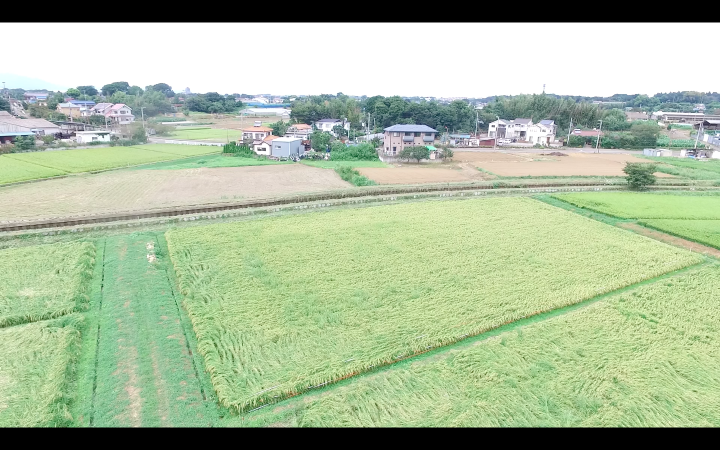
#> input picture sources/hata2.png, 1440 x 900 px (shown at 1/2 size)
$ python yugami.py
#> lines starting #> are read from the running program, lines starting #| are printed output that depends on the picture; after the words box and inside, x2 and y2 are one past the last pixel; in counts of white or black regions, pixels touching at a corner belong together
import cv2
import numpy as np
import matplotlib.pyplot as plt

def yugami():
    # 画像を読み込む
    img = cv2.imread('./sources/hata2.png')
#> img is the input picture: shape (900, 1440, 3); mean B, G, R 157.4, 187.8, 170.4

    # 画像の横と縦の長さを切り出す
    rows,cols,ch = img.shape
#> rows = 900; cols = 1440; ch = 3

    # 画像の座標上から4角を切り出す
    pts1 = np.float32([[320,236],[1104,402],[12,332],[1053,640]])
    pts2 = np.float32([[0,0],[1250,0],[0,500],[1250,500]])

    # 透視変換の行列を求める
    M = cv2.getPerspectiveTransform(pts1,pts2)

    # 変換行列を用いて画像の透視変換
    rst = cv2.warpPerspective(img,M,(1250,500))
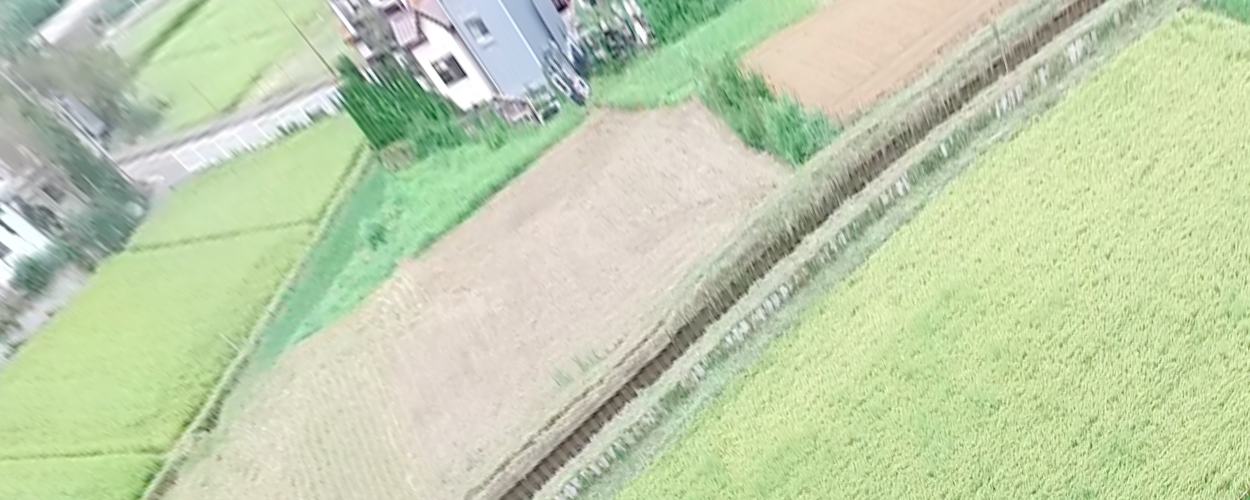
#> rst: shape (500, 1250, 3); mean B, G, R 173, 207.9, 193.6
    # 透視変換後の画像を保存
    cv2.imwrite('./sources/yugami.png',rst)


def extract_color (src,h_th_low,h_th_up,s_th,v_th):
    # HSV変換
#> called with h_th_low = 0, h_th_up = 178, s_th = 50, v_th = 0
    hsv = cv2.cvtColor(src, cv2.COLOR_BGR2HSV)
#> hsv: shape (500, 1250, 3); mean H, S, V 44.1, 47.4, 210.2
    h,s,v = cv2.split(hsv)
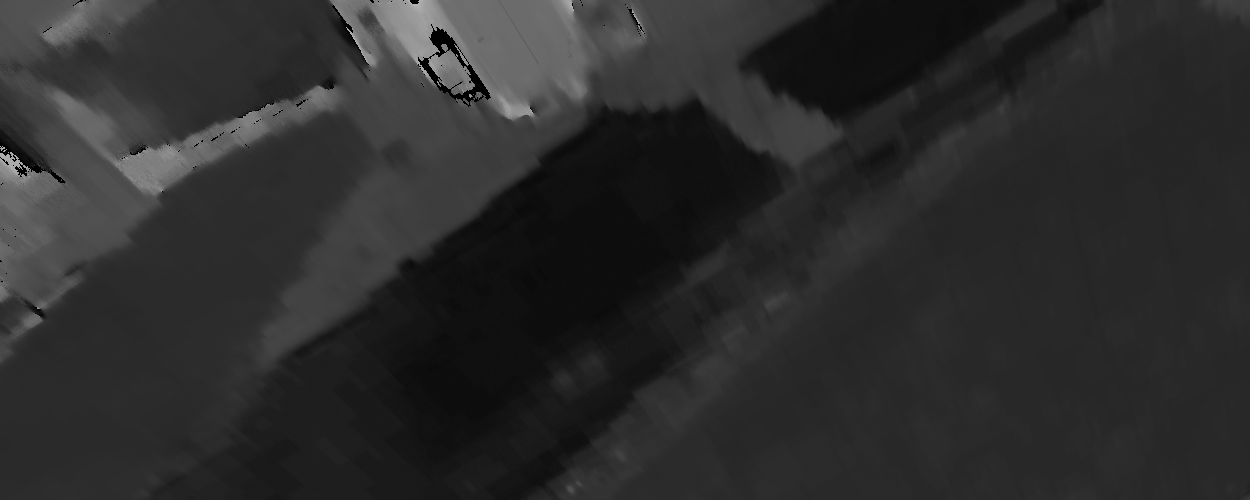
#> h: shape (500, 1250); min 0, max 179, mean 44.1
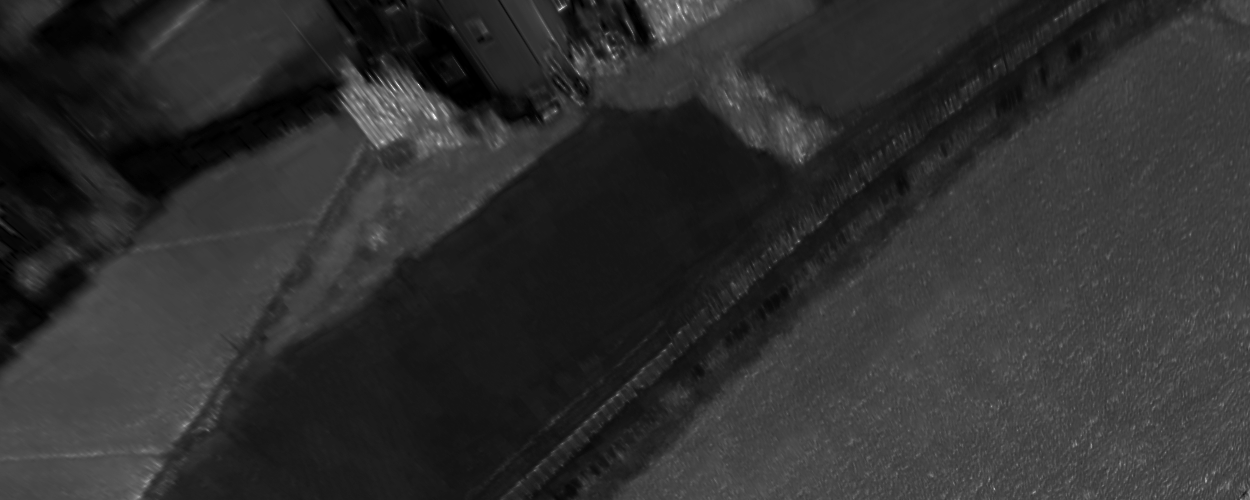
#> s: shape (500, 1250); min 0, max 252, mean 47.4
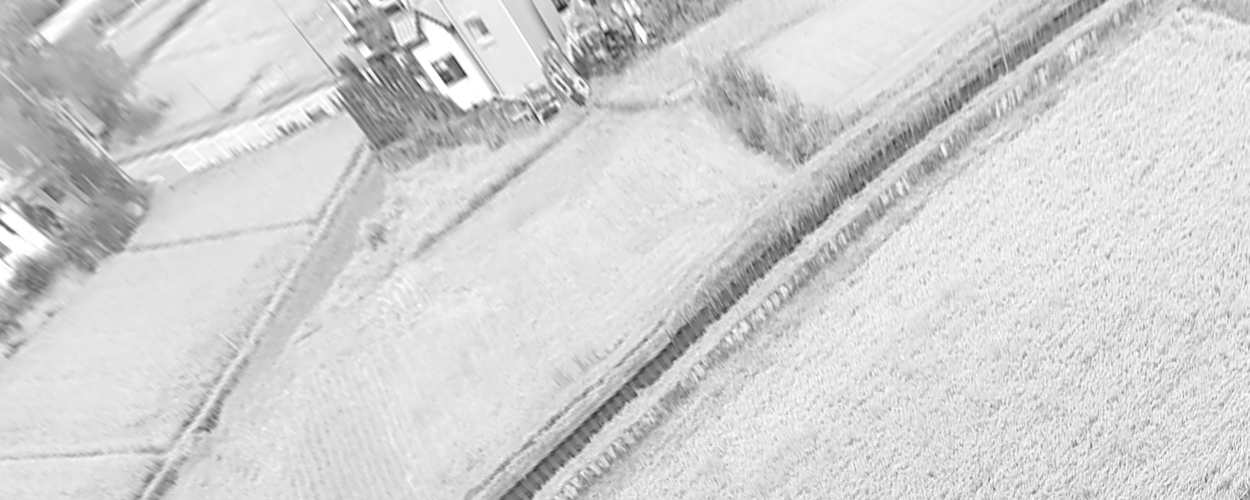
#> v: shape (500, 1250); min 27, max 255, mean 210.2


    # 色相の赤における0°と360°を調整
    if h_th_low > h_th_up:
        ret,h_dst_1 = cv2.threshold(h,h_th_low,255,cv2.THRESH_BINARY)
        ret,h_dst_2 = cv2.threshold(h,h_th_up,255,cv2.THRESH_BINARY_INV)

        # BINARYとBINARY_INVのどちらかをとる
        dst = cv2.bitwise_or(h_dst_1,h_dst_2)

    else:
        # 赤以外はそのまま適用する
        ret,dst = cv2.threshold(h,h_th_low,255,cv2.THRESH_TOZERO)
#> ret = 0
        ret,dst = cv2.threshold(dst,h_th_up,255,cv2.THRESH_TOZERO_INV)
#> ret = 178

        ret,dst = cv2.threshold(dst,0,255,cv2.THRESH_BINARY)
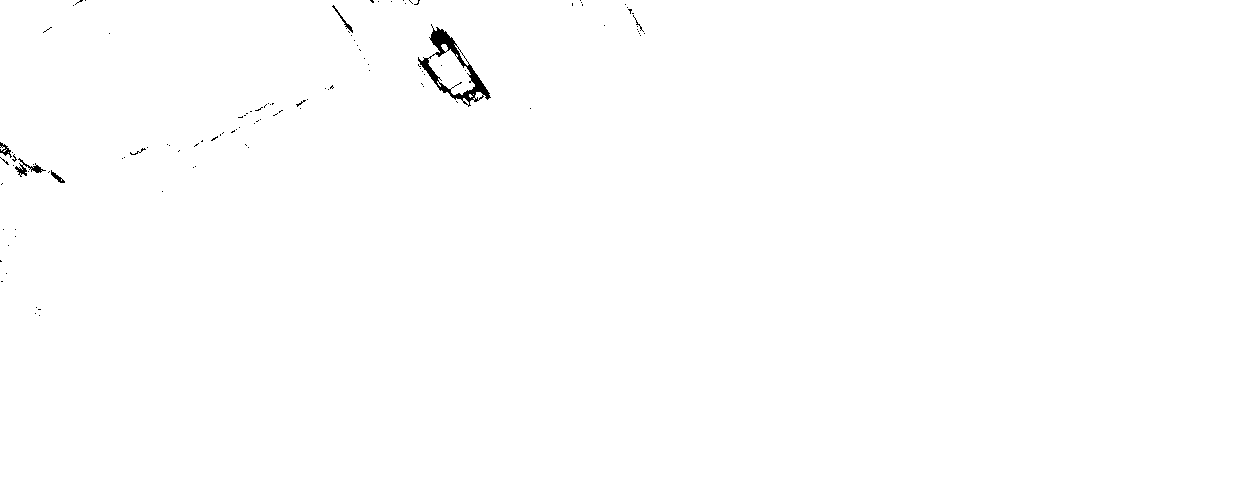
#> dst: shape (500, 1250); 99.7% white; 110 black regions (103 under 20 px), largest, box (x1, y1, x2, y2) and area: (418, 24, 491, 107) 1274, (15, 158, 46, 177) 171, (0, 142, 12, 158) 77

        # S(明度)とV(彩度)についても同様の場合分けを行う
        ret, s_dst = cv2.threshold(s, s_th, 255, cv2.THRESH_BINARY)
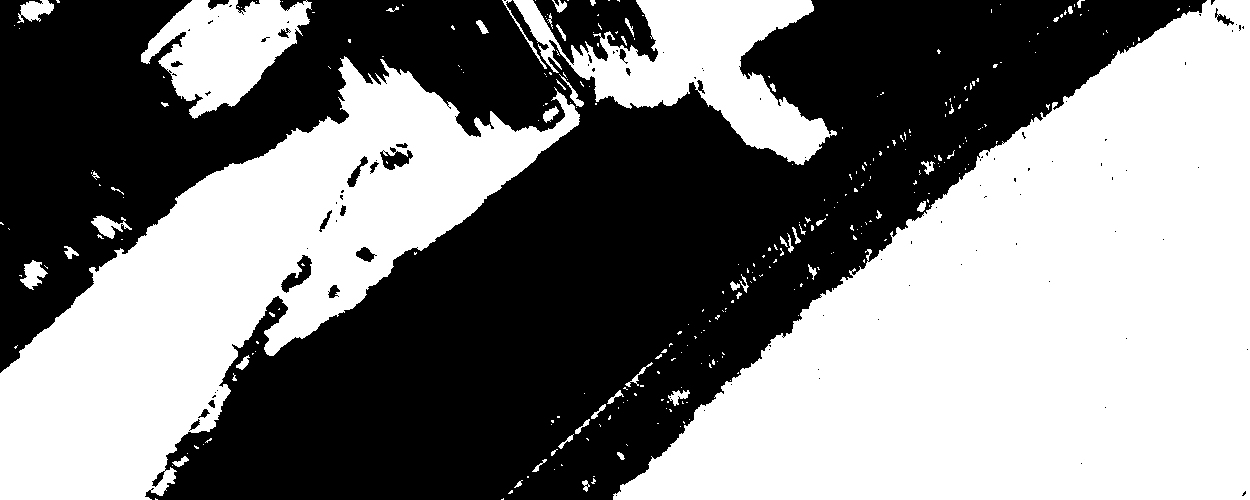
#> s_dst: shape (500, 1250); 50.6% white; 102 black regions (81 under 20 px), largest, box (x1, y1, x2, y2) and area: (0, 0, 1207, 500) 301483, (533, 0, 658, 65) 4733, (281, 255, 312, 293) 473
#> ret = 50
        ret, v_dst = cv2.threshold(v, v_th, 255, cv2.THRESH_BINARY)
#> v_dst: shape (500, 1250); every value is 255
#> ret = 0

        dst = cv2.bitwise_and(dst, s_dst)
        dst = cv2.bitwise_and(dst, v_dst)

        return dst


if __name__ == '__main__':
    # yugamiメソッド実行
    yugami()

    # 生成された画像を読み込み
    right_image = cv2.imread('./sources/yugami.png')

    # 緑色だけを抽出
    green_image = extract_color(right_image,0,178,50,0)

    # 緑色を抽出後の画像を読み込み
    m = cv2.countNonZero(green_image)
#> m = 316253
    h, w = green_image.shape
#> h = 500; w = 1250

    # 画像の面積と緑色の割合を計算
    per = round(100*float(m)/(w * h),1)
#> per = 50.6

    # 計算結果を表示
    print("Moment[px]:",m)
#| Moment[px]: 316253
    print("Percent[%]:", per)
#| Percent[%]: 50.6

    # 最終的な画像を表示、保存
    cv2.imshow("Mask",green_image)
    cv2.imwrite('./sources/agri.png',green_image)
    cv2.waitKey(0)

    # 全てのウィンドウを閉じる
    cv2.destroyAllWindows()

$ run again, with sources/hata.png copied over sources/hata2.png
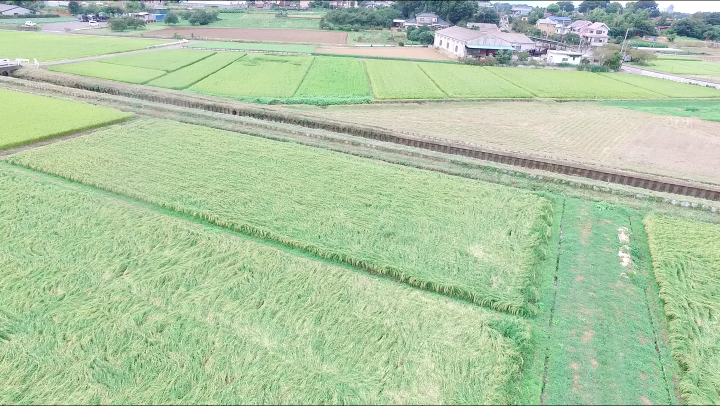
#> input picture sources/hata.png, 1440 x 812 px (shown at 1/2 size)
#> in yugami, img is the input picture: shape (812, 1440, 3); mean B, G, R 163.6, 199.1, 174.7
#> hsv: shape (500, 1250, 3); mean H, S, V 48.6, 58, 208.1
#> in extract_color, `h,s,v = cv2.split(hsv)`:
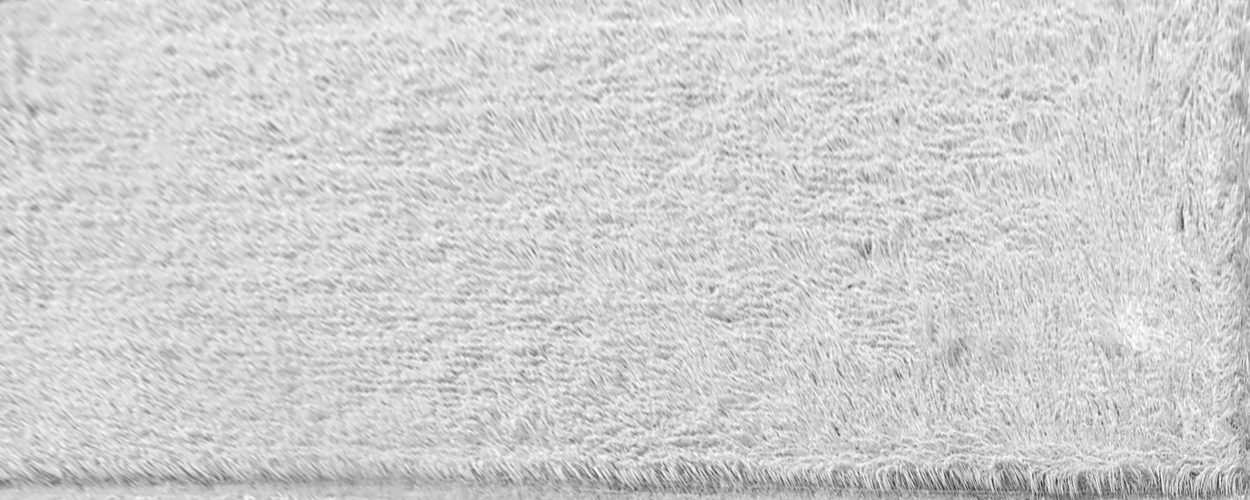
#> v: shape (500, 1250); min 35, max 255, mean 208.1
#> in extract_color, `ret,dst = cv2.threshold(h,h_th_low,255,cv2.THRESH_TOZERO)`: ret = 0
#> in extract_color, `ret,dst = cv2.threshold(dst,h_th_up,255,cv2.THRESH_TOZERO_INV)`: ret = 178
#> dst: shape (500, 1250); every value is 255
#> in extract_color, `ret, s_dst = cv2.threshold(s, s_th, 255, cv2.THRESH_BINARY)`:
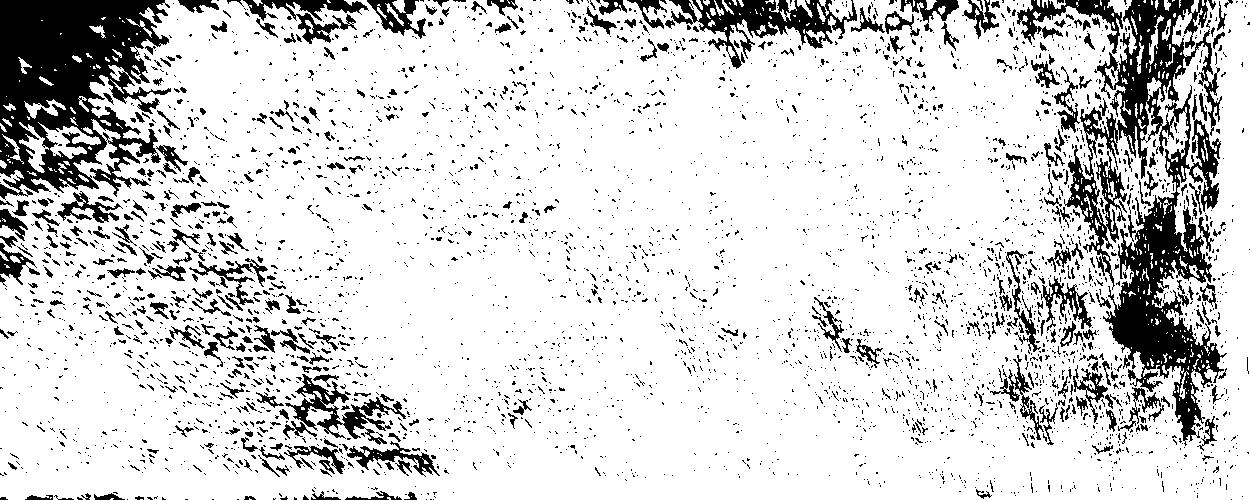
#> s_dst: shape (500, 1250); 83.6% white; 4004 black regions (3582 under 20 px), largest, box (x1, y1, x2, y2) and area: (1064, 0, 1227, 446) 24432, (0, 0, 171, 200) 21345, (669, 0, 857, 69) 4487
#> in extract_color, `ret, s_dst = cv2.threshold(s, s_th, 255, cv2.THRESH_BINARY)`: ret = 50
#> in extract_color, `ret, v_dst = cv2.threshold(v, v_th, 255, cv2.THRESH_BINARY)`: ret = 0
#> m = 522283
#> per = 83.6
#| Moment[px]: 522283
#| Percent[%]: 83.6

$ run again, with sources/org.png copied over sources/hata2.png
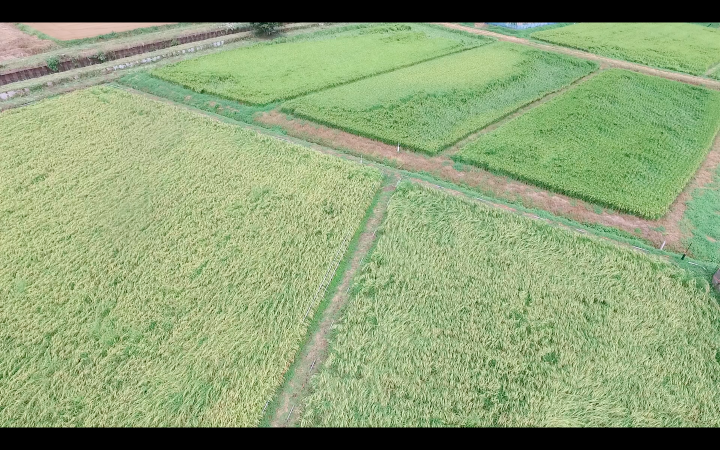
#> input picture sources/org.png, 1440 x 900 px (shown at 1/2 size)
#> in yugami, img is the input picture: shape (900, 1440, 3); mean B, G, R 118.7, 162.1, 142.4
#> hsv: shape (500, 1250, 3); mean H, S, V 40.7, 65.6, 189.1
#> in extract_color, `h,s,v = cv2.split(hsv)`:
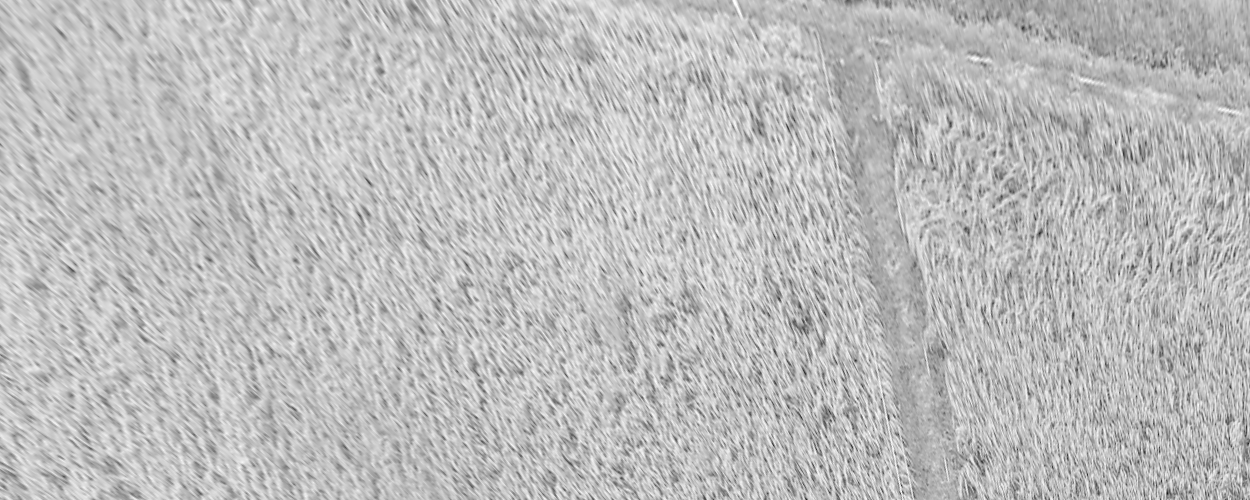
#> v: shape (500, 1250); min 25, max 255, mean 189.1
#> in extract_color, `ret,dst = cv2.threshold(h,h_th_low,255,cv2.THRESH_TOZERO)`: ret = 0
#> in extract_color, `ret,dst = cv2.threshold(dst,h_th_up,255,cv2.THRESH_TOZERO_INV)`: ret = 178
#> dst: shape (500, 1250); 100% white; black in thin lines or dots, all inside (x1, y1, x2, y2) = (972, 59, 1224, 115)
#> in extract_color, `ret, s_dst = cv2.threshold(s, s_th, 255, cv2.THRESH_BINARY)`:
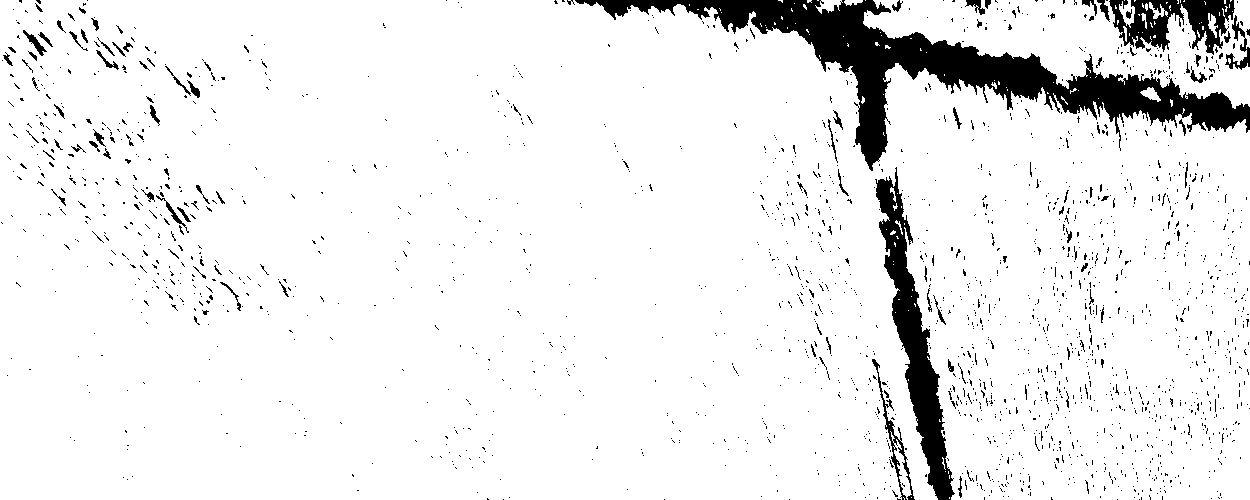
#> s_dst: shape (500, 1250); 92.7% white; 2038 black regions (1945 under 20 px), largest, box (x1, y1, x2, y2) and area: (575, 0, 1250, 171) 23304, (875, 167, 955, 500) 7496, (1109, 0, 1235, 55) 3542
#> in extract_color, `ret, s_dst = cv2.threshold(s, s_th, 255, cv2.THRESH_BINARY)`: ret = 50
#> v_dst: shape (500, 1250); every value is 255
#> in extract_color, `ret, v_dst = cv2.threshold(v, v_th, 255, cv2.THRESH_BINARY)`: ret = 0
#> m = 579283
#> per = 92.7
#| Moment[px]: 579283
#| Percent[%]: 92.7
